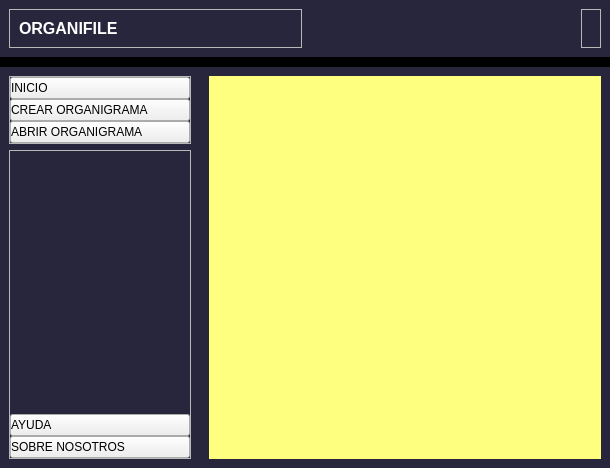
<?xml version="1.0" encoding="UTF-8"?>
<ui version="4.0">
 <class>CentralWidget</class>
 <widget class="QWidget" name="CentralWidget">
  <property name="geometry">
   <rect>
    <x>0</x>
    <y>0</y>
    <width>610</width>
    <height>468</height>
   </rect>
  </property>
  <property name="windowTitle">
   <string>Form</string>
  </property>
  <property name="styleSheet">
   <string notr="true">#header,#main_body{
background-color:#27263c;
}
#CentralWidget{
background-color:#000;
}
QPushButton{
	text-align:left;
}
QstackedWidget{
background-color:red;
color:red;
}</string>
  </property>
  <layout class="QVBoxLayout" name="verticalLayout">
   <property name="spacing">
    <number>10</number>
   </property>
   <property name="leftMargin">
    <number>0</number>
   </property>
   <property name="topMargin">
    <number>0</number>
   </property>
   <property name="rightMargin">
    <number>0</number>
   </property>
   <property name="bottomMargin">
    <number>0</number>
   </property>
   <item>
    <widget class="QWidget" name="header" native="true">
     <layout class="QHBoxLayout" name="horizontalLayout">
      <item>
       <widget class="QFrame" name="frame_2">
        <property name="frameShape">
         <enum>QFrame::StyledPanel</enum>
        </property>
        <property name="frameShadow">
         <enum>QFrame::Raised</enum>
        </property>
        <layout class="QHBoxLayout" name="horizontalLayout_4">
         <item>
          <widget class="QLabel" name="label">
           <property name="font">
            <font>
             <pointsize>12</pointsize>
             <weight>75</weight>
             <bold>true</bold>
            </font>
           </property>
           <property name="styleSheet">
            <string notr="true">#label{
color:white;
}</string>
           </property>
           <property name="text">
            <string>ORGANIFILE</string>
           </property>
          </widget>
         </item>
        </layout>
       </widget>
      </item>
      <item alignment="Qt::AlignRight">
       <widget class="QFrame" name="frame">
        <property name="frameShape">
         <enum>QFrame::StyledPanel</enum>
        </property>
        <property name="frameShadow">
         <enum>QFrame::Raised</enum>
        </property>
        <layout class="QHBoxLayout" name="horizontalLayout_3"/>
       </widget>
      </item>
     </layout>
    </widget>
   </item>
   <item>
    <widget class="QWidget" name="main_body" native="true">
     <property name="sizePolicy">
      <sizepolicy hsizetype="Preferred" vsizetype="Expanding">
       <horstretch>0</horstretch>
       <verstretch>0</verstretch>
      </sizepolicy>
     </property>
     <layout class="QHBoxLayout" name="horizontalLayout_2">
      <property name="spacing">
       <number>0</number>
      </property>
      <property name="leftMargin">
       <number>0</number>
      </property>
      <property name="topMargin">
       <number>0</number>
      </property>
      <property name="rightMargin">
       <number>0</number>
      </property>
      <property name="bottomMargin">
       <number>0</number>
      </property>
      <item>
       <widget class="QWidget" name="leftmenu" native="true">
        <property name="minimumSize">
         <size>
          <width>200</width>
          <height>0</height>
         </size>
        </property>
        <layout class="QVBoxLayout" name="verticalLayout_3">
         <property name="spacing">
          <number>0</number>
         </property>
         <property name="leftMargin">
          <number>0</number>
         </property>
         <property name="topMargin">
          <number>0</number>
         </property>
         <property name="rightMargin">
          <number>0</number>
         </property>
         <property name="bottomMargin">
          <number>0</number>
         </property>
         <item>
          <widget class="QWidget" name="widget" native="true">
           <layout class="QVBoxLayout" name="verticalLayout_4">
            <item>
             <widget class="QFrame" name="frame_3">
              <property name="frameShape">
               <enum>QFrame::StyledPanel</enum>
              </property>
              <property name="frameShadow">
               <enum>QFrame::Raised</enum>
              </property>
              <layout class="QVBoxLayout" name="verticalLayout_5">
               <property name="spacing">
                <number>0</number>
               </property>
               <property name="leftMargin">
                <number>0</number>
               </property>
               <property name="topMargin">
                <number>0</number>
               </property>
               <property name="rightMargin">
                <number>0</number>
               </property>
               <property name="bottomMargin">
                <number>0</number>
               </property>
               <item>
                <widget class="QPushButton" name="INICIO">
                 <property name="cursor">
                  <cursorShape>PointingHandCursor</cursorShape>
                 </property>
                 <property name="layoutDirection">
                  <enum>Qt::LeftToRight</enum>
                 </property>
                 <property name="text">
                  <string>INICIO</string>
                 </property>
                </widget>
               </item>
               <item>
                <widget class="QPushButton" name="pushButton">
                 <property name="text">
                  <string>CREAR ORGANIGRAMA</string>
                 </property>
                </widget>
               </item>
               <item>
                <widget class="QPushButton" name="INFORMES">
                 <property name="cursor">
                  <cursorShape>PointingHandCursor</cursorShape>
                 </property>
                 <property name="text">
                  <string>ABRIR ORGANIGRAMA</string>
                 </property>
                </widget>
               </item>
              </layout>
             </widget>
            </item>
            <item>
             <widget class="QFrame" name="frame_4">
              <property name="frameShape">
               <enum>QFrame::StyledPanel</enum>
              </property>
              <property name="frameShadow">
               <enum>QFrame::Raised</enum>
              </property>
              <layout class="QVBoxLayout" name="verticalLayout_6">
               <property name="spacing">
                <number>0</number>
               </property>
               <property name="leftMargin">
                <number>0</number>
               </property>
               <property name="topMargin">
                <number>0</number>
               </property>
               <property name="rightMargin">
                <number>0</number>
               </property>
               <property name="bottomMargin">
                <number>0</number>
               </property>
               <item>
                <spacer name="verticalSpacer">
                 <property name="orientation">
                  <enum>Qt::Vertical</enum>
                 </property>
                 <property name="sizeHint" stdset="0">
                  <size>
                   <width>20</width>
                   <height>40</height>
                  </size>
                 </property>
                </spacer>
               </item>
               <item>
                <widget class="QPushButton" name="pushButton_9">
                 <property name="cursor">
                  <cursorShape>PointingHandCursor</cursorShape>
                 </property>
                 <property name="text">
                  <string>AYUDA</string>
                 </property>
                </widget>
               </item>
               <item>
                <widget class="QPushButton" name="pushButton_10">
                 <property name="cursor">
                  <cursorShape>PointingHandCursor</cursorShape>
                 </property>
                 <property name="text">
                  <string>SOBRE NOSOTROS</string>
                 </property>
                </widget>
               </item>
              </layout>
             </widget>
            </item>
           </layout>
          </widget>
         </item>
        </layout>
       </widget>
      </item>
      <item>
       <widget class="QWidget" name="mainbodycontent" native="true">
        <property name="minimumSize">
         <size>
          <width>400</width>
          <height>400</height>
         </size>
        </property>
        <layout class="QVBoxLayout" name="verticalLayout_2">
         <item>
          <widget class="QStackedWidget" name="stackedWidget">
           <property name="enabled">
            <bool>true</bool>
           </property>
           <property name="styleSheet">
            <string notr="true">
background-color:rgb(255, 255, 127);
</string>
           </property>
           <property name="currentIndex">
            <number>0</number>
           </property>
           <widget class="QWidget" name="page"/>
           <widget class="QWidget" name="page_2"/>
          </widget>
         </item>
        </layout>
       </widget>
      </item>
      <item>
       <widget class="QWidget" name="rightmenu" native="true"/>
      </item>
     </layout>
    </widget>
   </item>
  </layout>
 </widget>
 <resources/>
 <connections/>
</ui>
